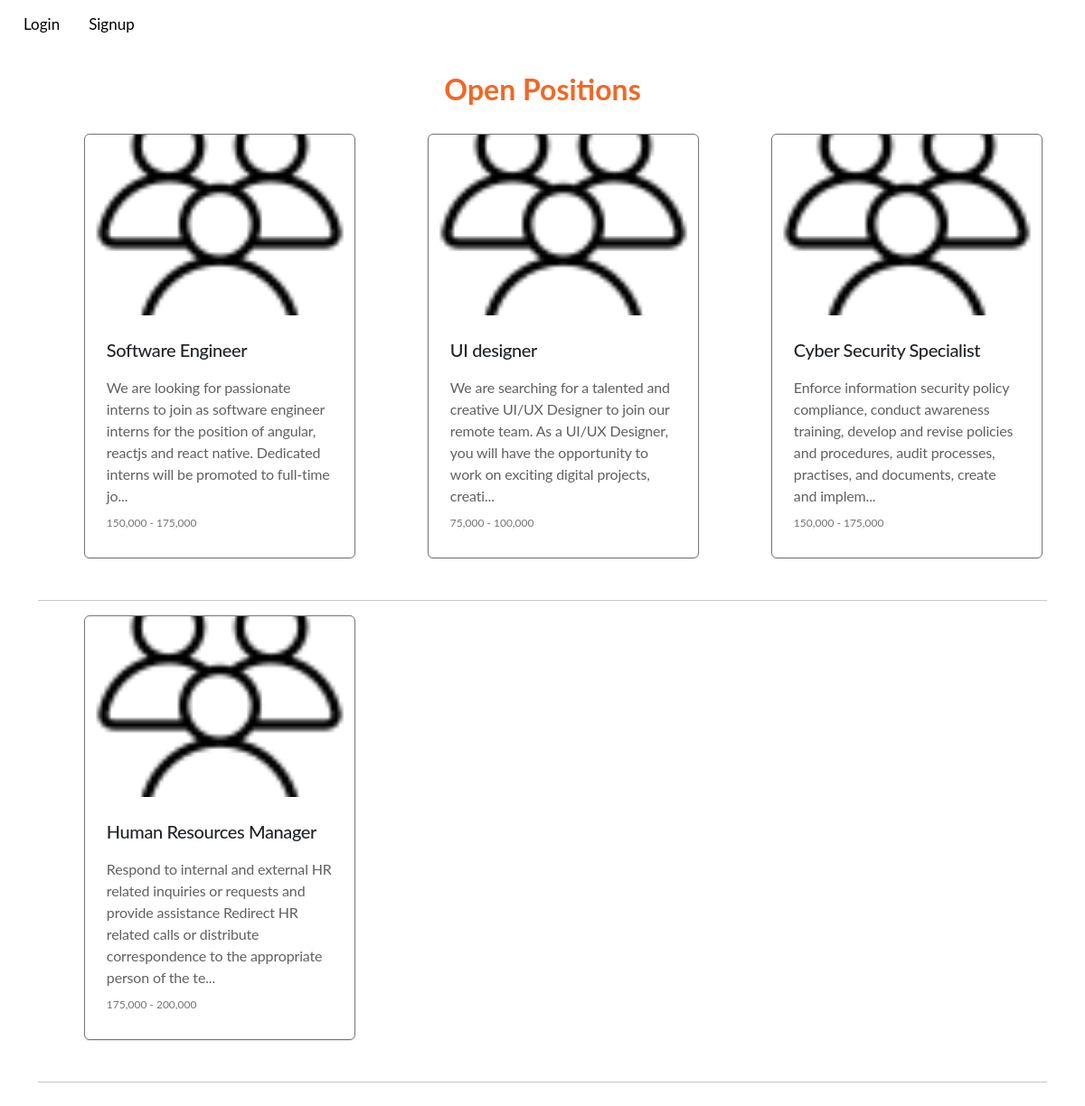
Page /applicants/jobs/all on the committed database.
### applicants/models.py (models this page shows, shortened)
class Job(models.Model):
    title = models.CharField(
        verbose_name="Job Title",
        max_length=128,
        db_index=False,
    )
    description = models.TextField(
        verbose_name="Job Description",
        db_index=False,
        max_length=1024,
    )
    _25 = '25,000 - 50,000'
    _50 = '50,000 - 75,000'
    _75 = '75,000 - 100,000'
    _100 = '100,000 - 125,000'
    _125 = '125,000 - 150,000'
    _150 = '150,000 - 175,000'
    _175 = '175,000 - 200,000'
    _200 = '200,000 - 225,000'
    _225 = '225,000 - 250,000'
    _250 = '250,000 - 275,000'
    _275 = '275,000 - 300,000'
    _300 = '300,000 - 325,000'
    SALARY_RANGE_CHOICES = [
        (_25, '25,000 - 50,000'),
        (_50, '50,000 - 75,000'),
        (_75, '75,000 - 100,000'),
        (_100, '100,000 - 125,000'),
        (_125, '125,000 - 150,000'),
        (_150, '150,000 - 175,000'),
        (_175, '175,000 - 200,000'),
        (_200, '200,000 - 225,000'),
        (_225, '225,000 - 250,000'),
        (_250, '250,000 - 275,000'),
        (_275, '275,000 - 300,000'),
        (_300, '300,000 - 325,000')
    ]
    salary_Range = models.CharField(
        verbose_name="Salary Range",
        max_length=20,
        db_index=False,
        choices=SALARY_RANGE_CHOICES,
    )
    REMOTE = 'R'
    IN_OFFICE = 'O'
    HYBRID = 'H'
    WORK_SITE_CHOICES = [
        (REMOTE, 'Remote'),
        (IN_OFFICE, 'In Office'),
        (HYBRID, 'Hybrid'),
    ]
    work_Site = models.CharField(
        verbose_name="Work Site",
        max_length=1,
        choices=WORK_SITE_CHOICES,
        db_index=False,
    )
    FULL_TIME = 'F'
    PART_TIME = 'P'
    INTERNSHIP = 'I'
    CONTRACT = 'C'
    WORK_TYPE_CHOICES = [
        (FULL_TIME, 'Full Time'),
        (PART_TIME, 'Part Time'),
        (INTERNSHIP, 'Internship'),
        (CONTRACT, 'Contract'),
    ]
    work_Type = models.CharField(
        verbose_name="Work Type",
        max_length=1,
        choices=WORK_TYPE_CHOICES,
        db_index=False,
    )
    STATUS_CHOICES = [
        (True, 'Open'),
        (False, 'Closed'),
    ]
    open = models.BooleanField(
        verbose_name="Job Status",
        db_index=False,
        choices=STATUS_CHOICES,
        default=True,
    )
    created_By = models.ForeignKey(
        to=Recruiter,
        on_delete=models.CASCADE,
        db_index=True,
        related_name="jobs_created"
    )

### applicants/views.py (the view)
# urls.py: path('jobs/all', views.all_jobs_view, name='all_jobs'),
def all_jobs_view(request):
    return render(request, 'applicants/all_jobs.html',{
        'jobs': a_models.Job.objects.all()
    })

### applicants/templates/applicants/all_jobs.html
{% extends "applicants/layout.html" %}
{% load static %}
{% load widget_tweaks %}
{% block head %}
    <link href="{% static 'applicants/css/job_card.css' %}" rel="stylesheet">
{% endblock %}
{% block main %}
    <h2 class="text-center">Open Positions</h2>
    {% for job in jobs %}
        {% if forloop.counter0|divisibleby:3 %} <div class="row z-center cards"> {%  endif %}
            <div class="col-md-4">
                <div class="card-parent">
                    <a href="{% url 'applicants:job' job.id %}">
                        <div class="card" id="cardContainer">
                            <img class="card-child" alt="" src="{% static 'recruiters/icon-candidates.png' %}" />
                            <div class="card-text-container">
                            <div class="card-title-parent">
                                <div class="card-title">
                                {{ job.title }}
                                </div>
                                <div class="card-description">
                                {{ job.description | slice:":180"}}...
                                </div>
                            </div>
                            <div class="card-price-tag">
                                {{ job.salary_Range }}
                            </div>
                            </div>
                        </div>
                    </a>
                </div>
            </div>
        {%  if forloop.counter|divisibleby:3 or forloop.last %}</div><hr>{%  endif %}
    {% endfor %}
{% endblock %}

### applicants/templates/applicants/layout.html (shortened to what this page needs)
{% load static %}
{% load widget_tweaks %}
<!DOCTYPE html>
<html lang="en">
<head>
    <link rel="stylesheet" href="https://cdn.jsdelivr.net/npm/bootstrap@5.3.0/dist/css/bootstrap.rtl.min.css">
    <link href="{% static 'applicants/css/global.css' %}" rel="stylesheet">
    {% block head %} {% endblock %}
</head>
<body>
    <div class="main">
        <div class="topnav">
            {% if request.user.is_authenticated %}
            {% else %}
                <a href="{% url 'applicants:login' %}">Login</a>
                <a href="{% url 'applicants:signup' %}">Signup</a>
            {% endif %}
        </div>
        <div class="container" style="background-color: white; " id="content">
            {% block main %} {% endblock %}
        </div>
    </div>
</body>
</html>

### applicants/static/applicants/css/global.css (style rules this page uses)
:root { --primary-color-light: #FF8C00; --primary-color-dark: #f16825; --text-s-regular: 400 12px/16px var(--font-poppins); --font-poppins: Poppins; --font-inter: Inter; --text-s-regular-size: 12px; --text-l-regular-size: 16px; --heading-s-size: 20px; --neutral-10: #fff; --neutral-70: #757575; --neutral-100: #0a0a0a; --neutral-80: #616161; --primary-color: #f16825; --fadetext: #757575; --t1: rgba(0, 0, 0, 0.2); --t2: #fff; --color-gray-100: rgba(255, 255, 255, 0.5); --gap-base: 16px; --gap-5xs: 8px; --gap-12xl: 31px; --padding-5xl: 24px; --padding-xl: 20px; --br-6xl: 24px; --br-7xs: 6px; --br-base: 16px; --br-sm: 14px; --shadow-1: 0px 1px 2px rgba(0, 0, 0, 0.12); --btn-width: 100%; }
body { font-family: "Lato", sans-serif; background-color: white; }
h1, h2 { font-family: "Lato", sans-serif; font-weight: 700; color: var(--primary-color); }
h2, h3 { margin-top: 10px; margin-bottom: 30px; }
.main { font-size: var(--text-l-regular-size); padding: 10px; }
.topnav { z-index: 1; overflow: hidden; position: fixed; width: 100%; top: 0; padding-right:5%; background-color: white; height: 50px; }
.topnav a { float: left; color: black; text-align: center; padding: 14px 16px; text-decoration: none; font-size: 17px; }
#content { margin-top: 70px; }

### applicants/static/applicants/css/job_card.css (style rules this page uses)
.card-child { align-self: stretch; position: relative; border-radius: var(--br-7xs) var(--br-7xs) 0 0; max-width: 100%; overflow: hidden; height: 200px; flex-shrink: 0; object-fit: cover; }
.card-title { align-self: stretch; position: relative; letter-spacing: -0.02em; line-height: 28px; font-weight: 500; }
.card-description { align-self: stretch; position: relative; font-size: var(--text-l-regular-size); letter-spacing: -0.01em; line-height: 24px; color: var(--neutral-80); }
.card-title-parent { align-self: stretch; display: flex; flex-direction: column; align-items: flex-start; justify-content: flex-start; gap: var(--gap-5xs); }
.card-price-tag { align-self: stretch; position: relative; font-size: var(--text-s-regular-size); line-height: 16px; color: var(--neutral-70); padding: 10px 0 0 0; text-align: left; }
.card-text-container { align-self: stretch; background-color: var(--neutral-10); padding: var(--padding-5xl); gap: var(--gap-base); }
.card { position: absolute; height: 470px; width: 300px; top: 5.4%; bottom: 54.55%; box-shadow: var(--shadow-1); border: 1px solid var(--neutral-70); box-sizing: border-box; }
.card { right: 66.16%; left: 14.29%; cursor: pointer; text-align: left; }
.card-parent { position: relative; font-size: var(--heading-s-size); color: var(--neutral-100); font-family: var(--text-s-regular); }
.row.cards { height: 500px; }

### rows in the picture
Job: title "Software Engineer", description "We are looking for passionate interns to join as software engineer interns for the position of angular, reactjs and react native. Dedicated interns will be promoted to full-time jo", salary_Range "150,000 - 175,000"
Job: title "UI designer", description "We are searching for a talented and creative UI/UX Designer to join our remote team. As a UI/UX Designer, you will have the opportunity to work on exciting digital projects, creati", salary_Range "75,000 - 100,000"
Job: title "Cyber Security Specialist", description "Enforce information security policy compliance, conduct awareness training, develop and revise policies and procedures, audit processes, practises, and documents, create and implem", salary_Range "150,000 - 175,000"
Job: title "Human Resources Manager", description "Respond to internal and external HR related inquiries or requests and provide assistance Redirect HR related calls or distribute correspondence to the appropriate person of the te", salary_Range "175,000 - 200,000"
